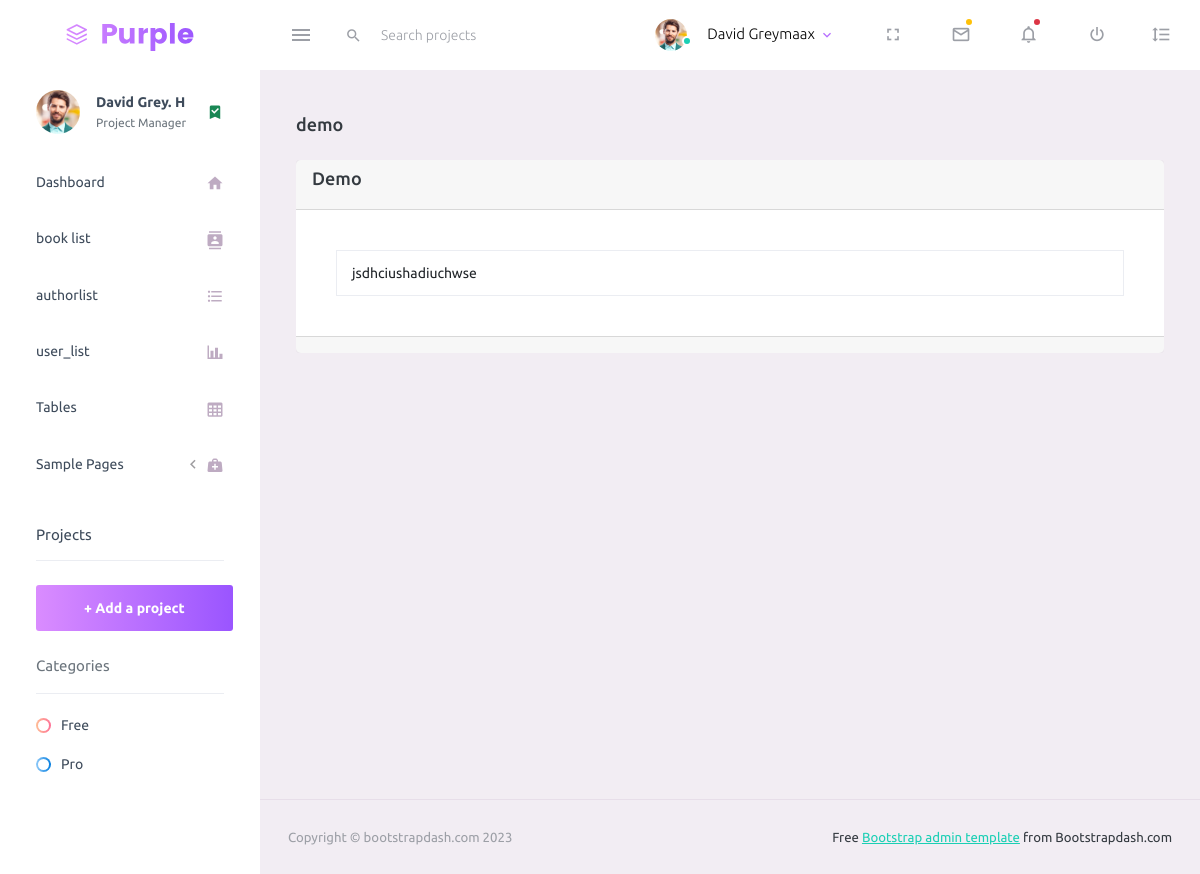
The app's page /author_detail/1/ (signed in) with its own data.
### app/models.py (models this page shows, shortened)
class BookAuthor(models.Model):
    name = models.CharField(max_length=100)
    bio = models.TextField()

### app/views.py (the view)
# urls.py: path("author_detail/<str:pk>/", views.Authordetail.as_view(), name="author_detail"),
class Authordetail(LoginRequiredMixin,DetailView):
    model=BookAuthor
    template_name="books/author_detail.html"

### templates/books/author_detail.html (shortened to what this page needs)
{% extends 'base.html' %}
{% load static i18n crispy_forms_tags %}
{% block content %}
<div class="page-header">
    <h3 class="page-title">{{object.name}}</h3>
</div>
<div class="row">
    <div class="col-md-12 grid-margin stretch-card">
        <div class="card">
          <div class="card-header">
            <h4 class="card-title">{{object.name}}</h4>
          </div>
            <div class="card-body">
                <div class="table-responsive">
                    <table class="table table-bordered table-hover border" style="width:100%;">
                        <tbody>
                            <tr>
                              <td> {{object.bio}} </td>
                            </tr>
                        </tbody>
                    </table>
                </div>
            </div>
            <div class="card-footer">
            </div>
        </div>
    </div>
</div>
{% endblock content %}

### records on screen
BookAuthor: name "demo", name "Demo", bio "jsdhciushadiuchwse"
